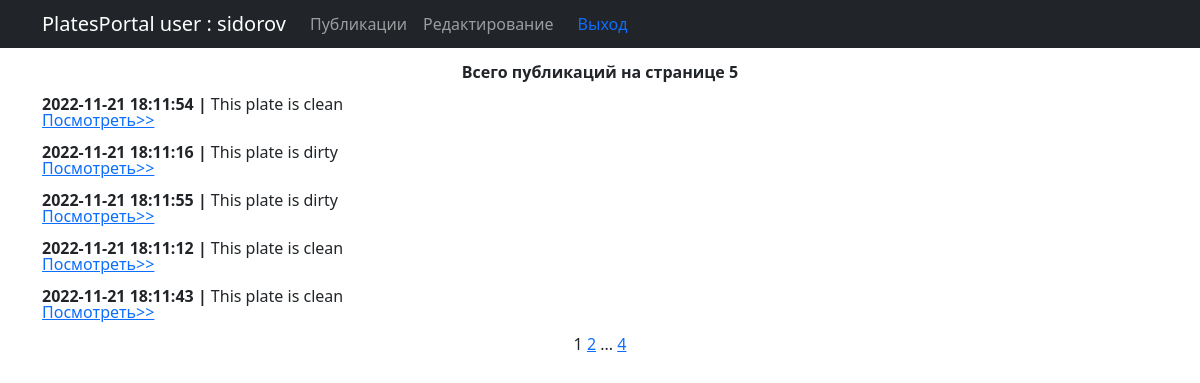
Page /docs_work/ (signed in) on the committed database.
### docs_work/models.py (models this page shows, shortened)
class UserLog(models.Model):
    time_in = models.DateTimeField(auto_now_add = True)
    user    = models.ForeignKey(User, on_delete = models.CASCADE,)
    user_ip = models.CharField(max_length=200)
    image   = models.ImageField(upload_to='images/')
    resp    = models.CharField(max_length=200)

### docs_work/views.py (the view)
# urls.py: path('',          UserLogList.as_view(),   name='userlog_list'),
class UserLogList(ListView):
    model = UserLog
    ordering = '-time_in'
    template_name       = 'docs_work/userlog_list.html'
    context_object_name = 'userlog_list'
    paginate_by = 5
    def get_queryset(self):
        queryset = super().get_queryset()
        return queryset.filter(user=self.request.user)

### templates/docs_work/userlog_list.html (shortened to what this page needs)
{% extends 'docs_work/flatpages/default.html' %}
{% block title %}
   <br><b>Всего публикаций на странице {{ userlog_list|length }} </b><br><br>
{% endblock title %}
{% block content %}
   {% for x in userlog_list %}
      <div align="left">
      <b> {{ x.time_in|date:'Y-m-d  H:m:s' }} | </b> This plate is {{ x.resp }}<br>
      <a href='{{x.pk}}'> Посмотреть>></a>
      </div><br>
   {% endfor %}
   {{ page_obj.number }}
   {% if page_obj.has_next %}
       <a href="?page={{ page_obj.next_page_number }}">{{ page_obj.next_page_number }}</a>
       {% if paginator.num_pages != page_obj.next_page_number %}
           ...
           <a href="?page={{ page_obj.paginator.num_pages }}">{{ page_obj.paginator.num_pages }}</a>
       {% endif %}
   {% endif %}
{% endblock content %}

### templates/docs_work/flatpages/default.html (shortened to what this page needs)
<!DOCTYPE html>
<html lang="en">
    <head>
        {% load static %}
        <link href="{% static 'css/styles.css' %}" rel="stylesheet" />
    </head>
    <body>
<nav class="navbar navbar-expand-lg navbar-dark bg-dark static-top">
   <div class="container">
       <a class="navbar-brand" href="#">PlatesPortal user : {{request.user.username}}</a>
       <div class="collapse navbar-collapse" id="navbarResponsive">
           <ul class="navbar-nav ml-auto">
               <li class="nav-item">
                   <a class="nav-link" href="/docs_work/">Публикации</a></li>
                   <a class="nav-link" href="/docs_work/image/edit">Редактирование</a></li> </ul> <br>
                   <a class="nav-link" href="/users/logout">Выход</a></li> </ul><br>
       </div>
   </div>
</nav>
        <div class="container">
          <div class="row">
             <div class="col-lg-12 text-center">
                 {% block title %}{% endblock title %}
                 {% block content %}{% endblock content %}
             </div>
          </div>
        </div>
    </body>
</html>

### templates/docs_work/userlog_list.html (style rules this page uses)
div { line-height: 1; }

### rows in the picture
UserLog: time_in "2022-11-21 18:11:54", resp "clean"
UserLog: time_in "2022-11-21 18:11:16", resp "dirty"
UserLog: time_in "2022-11-21 18:11:55", resp "dirty"
UserLog: time_in "2022-11-21 18:11:12", resp "clean"
UserLog: time_in "2022-11-21 18:11:43", resp "clean"

### other values in the picture
{{ request.user.username }} "sidorov"
{{ userlog_list|length }} "5"
{{ page_obj.number }} "1"
{{ page_obj.next_page_number }} "2"
{{ page_obj.paginator.num_pages }} "4"
